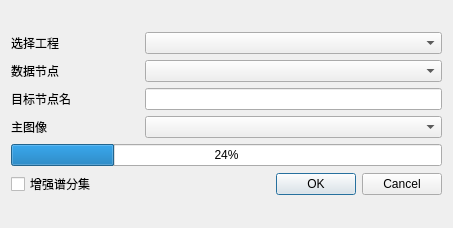
<?xml version="1.0" encoding="UTF-8"?>
<ui version="4.0">
 <class>S1TopsBackGeocoding</class>
 <widget class="QWidget" name="S1TopsBackGeocoding">
  <property name="geometry">
   <rect>
    <x>0</x>
    <y>0</y>
    <width>453</width>
    <height>228</height>
   </rect>
  </property>
  <property name="windowTitle">
   <string>后向地理编码配准</string>
  </property>
  <property name="windowIcon">
   <iconset resource="../resources/SatExplorer.qrc">
    <normaloff>:/SatExplorer/icon/InSARapp.ico</normaloff>:/SatExplorer/icon/InSARapp.ico</iconset>
  </property>
  <layout class="QVBoxLayout" name="verticalLayout">
   <item>
    <layout class="QVBoxLayout" name="verticalLayout_2">
     <item>
      <layout class="QHBoxLayout" name="horizontalLayout_6" stretch="3,7">
       <item>
        <widget class="QLabel" name="label">
         <property name="text">
          <string>选择工程</string>
         </property>
        </widget>
       </item>
       <item>
        <widget class="QComboBox" name="comboBox"/>
       </item>
      </layout>
     </item>
     <item>
      <layout class="QHBoxLayout" name="horizontalLayout_5" stretch="3,7">
       <item>
        <widget class="QLabel" name="label_2">
         <property name="text">
          <string>数据节点</string>
         </property>
        </widget>
       </item>
       <item>
        <widget class="QComboBox" name="comboBox_2"/>
       </item>
      </layout>
     </item>
     <item>
      <layout class="QHBoxLayout" name="horizontalLayout_4" stretch="3,7">
       <item>
        <widget class="QLabel" name="label_6">
         <property name="text">
          <string>目标节点名</string>
         </property>
        </widget>
       </item>
       <item>
        <widget class="QLineEdit" name="fileedit"/>
       </item>
      </layout>
     </item>
     <item>
      <layout class="QHBoxLayout" name="horizontalLayout_2" stretch="3,7">
       <item>
        <widget class="QLabel" name="label_3">
         <property name="text">
          <string>主图像</string>
         </property>
        </widget>
       </item>
       <item>
        <widget class="QComboBox" name="comboBox_3"/>
       </item>
      </layout>
     </item>
     <item>
      <layout class="QHBoxLayout" name="horizontalLayout_7">
       <item>
        <widget class="QProgressBar" name="progressBar">
         <property name="value">
          <number>24</number>
         </property>
        </widget>
       </item>
      </layout>
     </item>
     <item>
      <layout class="QHBoxLayout" name="horizontalLayout_3" stretch="3,7">
       <item>
        <widget class="QCheckBox" name="checkBox">
         <property name="text">
          <string>增强谱分集</string>
         </property>
        </widget>
       </item>
       <item>
        <widget class="QDialogButtonBox" name="buttonBox">
         <property name="standardButtons">
          <set>QDialogButtonBox::Cancel|QDialogButtonBox::Ok</set>
         </property>
        </widget>
       </item>
      </layout>
     </item>
    </layout>
   </item>
  </layout>
 </widget>
 <resources>
  <include location="../resources/SatExplorer.qrc"/>
 </resources>
 <connections/>
</ui>
